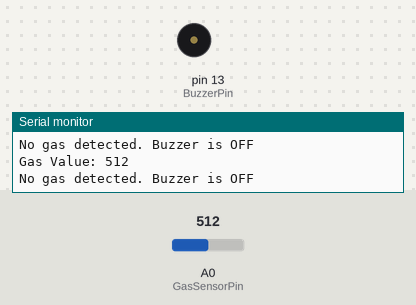
Bench run of a sketch on a simulated Arduino Uno, built with avr-gcc and run on an emulated ATmega328P. On the bench: buzzer (waves = sounding, pin HIGH), the last lines printed to the serial monitor. The inputs (shaded band) are chosen by the test bench; at power-on: A0 (GasSensorPin) = 512.

Above: at 1.8 s.
1.9 s: A0 (GasSensorPin) set to 643
3.4 s: A0 (GasSensorPin) set to 669
At 5.2 s:
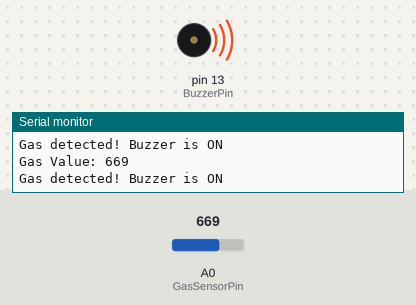
5.5 s: A0 (GasSensorPin) set to 640
At 7.0 s:
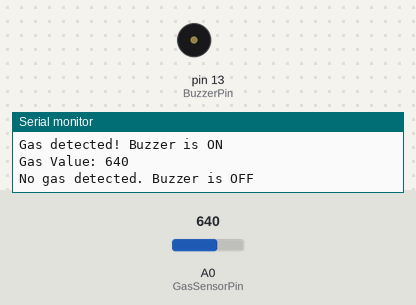
7.5 s: A0 (GasSensorPin) set to 660
At 8.5 s:
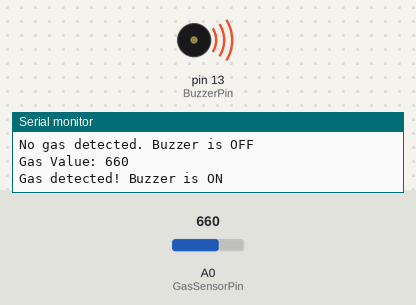
Timing chart, 0 to 10.5 s (numbered marks = the images above; inputs shaded):
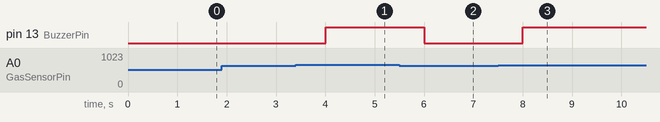

Measured:
- the behaviour switches between 650 and 651 on A0 (GasSensorPin) (found by bisection; images 0 and 1)
- after the input at 3.4 s, pin 13 (BuzzerPin): LOW → HIGH after 0.60 s
- after the input at 5.5 s, pin 13 (BuzzerPin): HIGH → LOW after 0.50 s
- after the input at 7.5 s, pin 13 (BuzzerPin): LOW → HIGH after 0.51 s

The sketch:

GAS.ino
```cpp
#define BuzzerPin 13 /* INI PIN A0  SENSOR--- KE A0 ESP8266 */
#define GasSensorPin A0 /* INI PIN OUTPUT AJA*/

void setup() {
  Serial.begin(115200);
  pinMode(BuzzerPin, OUTPUT);
}

void loop() {
  int gasValue = analogRead(GasSensorPin);

  int gasThreshold = 650;

  Serial.print("Gas Value: ");
  Serial.println(gasValue);

  if (gasValue > gasThreshold) {

    digitalWrite(BuzzerPin, HIGH);
    Serial.println("Gas detected! Buzzer is ON");
  } else {
    digitalWrite(BuzzerPin, LOW);
    Serial.println("No gas detected. Buzzer is OFF");
  }
  delay(1000);
}
```
